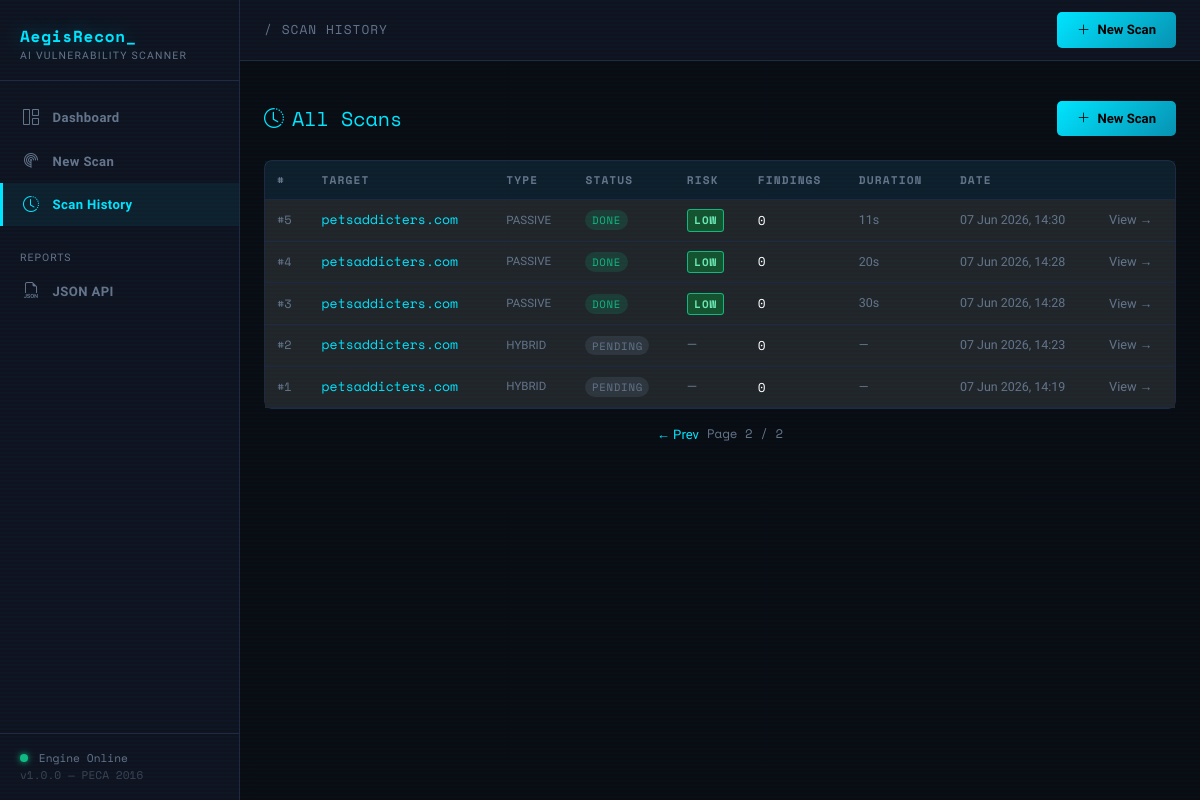
Page /history?page=2 on the committed database.
### models/scan.py (models this page shows, shortened)
class ScanTarget(db.Model):
    __tablename__ = "scan_targets"
    id             = db.Column(db.Integer, primary_key=True)
    target         = db.Column(db.String(255), nullable=False)   # domain / IP
    scan_type      = db.Column(db.String(20), default="hybrid")  # passive|active|hybrid
    status         = db.Column(db.String(20), default="pending") # pending|running|done|error
    created_at     = db.Column(db.DateTime, default=datetime.utcnow)
    completed_at   = db.Column(db.DateTime, nullable=True)
    error_message  = db.Column(db.Text, nullable=True)
    findings    = db.relationship("ScanFinding",  backref="scan", lazy="dynamic", cascade="all, delete-orphan")
    risk_score  = db.relationship("RiskScore",    backref="scan", uselist=False,  cascade="all, delete-orphan")
    recon_data  = db.relationship("ReconData",    backref="scan", uselist=False,  cascade="all, delete-orphan")
    report      = db.relationship("ScanReport",   backref="scan", uselist=False,  cascade="all, delete-orphan")
    def duration_seconds(self):
        if self.completed_at and self.created_at:
            return int((self.completed_at - self.created_at).total_seconds())
        return None

class RiskScore(db.Model):
    __tablename__ = "risk_scores"
    id                   = db.Column(db.Integer, primary_key=True)
    scan_id              = db.Column(db.Integer, db.ForeignKey("scan_targets.id"), nullable=False)
    overall_score        = db.Column(db.Float, default=0.0)
    risk_level           = db.Column(db.String(20), default="info")  # critical|high|medium|low|info
    score_open_ports     = db.Column(db.Float, default=0.0)
    score_ssl            = db.Column(db.Float, default=0.0)
    score_headers        = db.Column(db.Float, default=0.0)
    score_cve            = db.Column(db.Float, default=0.0)
    score_services       = db.Column(db.Float, default=0.0)
    peca_min_pkr         = db.Column(db.BigInteger, default=0)
    peca_max_pkr         = db.Column(db.BigInteger, default=0)
    predictive_score_30d = db.Column(db.Float, default=0.0)
    breach_probability   = db.Column(db.Float, default=0.0)  # 0.0 – 1.0
    ai_summary           = db.Column(db.Text, nullable=True)
    ai_summary_ur        = db.Column(db.Text, nullable=True)   # Urdu translation
    created_at           = db.Column(db.DateTime, default=datetime.utcnow)

### app.py (the view)
    @app.route("/history")
    def history():
        page = request.args.get("page", 1, type=int)
        per_page = app.config["SCANS_PER_PAGE"]
        pagination = (
            ScanTarget.query
            .order_by(ScanTarget.created_at.desc())
            .paginate(page=page, per_page=per_page, error_out=False)
        )
        return render_template("history.html", pagination=pagination)

### templates/history.html (shortened to what this page needs)
{% extends "base.html" %}
{% block breadcrumb %}/ Scan History{% endblock %}
{% block content %}
<div class="d-flex justify-content-between align-items-center mb-4">
  <h5 style="font-family:var(--aegis-mono); color:var(--aegis-cyan); margin:0">
    <i class="bi bi-clock-history me-2"></i>All Scans
  </h5>
  <a href="{{ url_for('scan_bp.new_scan') }}" class="btn-aegis-primary" style="text-decoration:none;">
    <i class="bi bi-plus-lg me-1"></i> New Scan
  </a>
</div>
<div class="card-aegis">
  <div class="table-responsive">
    <table class="table table-aegis mb-0">
      <thead>
        <tr><th>#</th><th>Target</th><th>Type</th><th>Status</th><th>Risk</th><th>Findings</th><th>Duration</th><th>Date</th><th></th></tr>
      </thead>
      <tbody>
        {% for scan in pagination.items %}
        <tr>
          <td style="font-family:var(--aegis-mono); font-size:0.75rem; color:var(--aegis-muted);">#{{ scan.id }}</td>
          <td>
            <a href="{{ url_for('scan_detail', scan_id=scan.id) }}" style="color:var(--aegis-cyan); text-decoration:none; font-family:var(--aegis-mono); font-size:0.82rem;">{{ scan.target }}</a>
          </td>
          <td style="font-size:0.72rem; color:var(--aegis-muted); text-transform:uppercase;">{{ scan.scan_type }}</td>
          <td><span class="status-pill status-{{ scan.status }}">{{ scan.status }}</span></td>
          <td>{% if scan.risk_score %}<span class="severity-badge badge-{{ scan.risk_score.risk_level }}">{{ scan.risk_score.risk_level }}</span>{% else %}<span style="color:var(--aegis-muted)">—</span>{% endif %}</td>
          <td style="font-family:var(--aegis-mono); font-size:0.8rem;">{{ scan.findings.count() }}</td>
          <td style="font-size:0.78rem; color:var(--aegis-muted);">{% if scan.duration_seconds() %}{{ scan.duration_seconds() }}s{% else %}—{% endif %}</td>
          <td style="font-size:0.78rem; color:var(--aegis-muted);">{{ scan.created_at | datetimeformat }}</td>
          <td><a href="{{ url_for('scan_detail', scan_id=scan.id) }}" style="color:var(--aegis-muted); font-size:0.8rem; text-decoration:none;">View →</a></td>
        </tr>
        {% else %}
        <tr><td colspan="9" class="text-center" style="color:var(--aegis-muted); padding:2rem;">No scans yet.</td></tr>
        {% endfor %}
      </tbody>
    </table>
  </div>
</div>
{% if pagination.pages > 1 %}
<div class="d-flex justify-content-center mt-3 gap-2">
  {% if pagination.has_prev %}<a href="?page={{ pagination.prev_num }}" style="color:var(--aegis-cyan); text-decoration:none; font-size:0.82rem;">← Prev</a>{% endif %}
  <span style="font-family:var(--aegis-mono); font-size:0.78rem; color:var(--aegis-muted);">Page {{ pagination.page }} / {{ pagination.pages }}</span>
</div>
{% endif %}
{% endblock %}

### templates/base.html (style rules this page uses)
:root { --aegis-bg: #090c12; --aegis-surface: #0f1320; --aegis-border: #1e2840; --aegis-cyan: #00e5ff; --aegis-purple: #7c3aed; --aegis-green: #10b981; --aegis-red: #ef4444; --aegis-orange: #f59e0b; --aegis-yellow: #fbbf24; --aegis-muted: #64748b; --aegis-text: #e2e8f0; --aegis-mono: 'Space Mono', monospace; --aegis-sans: 'Sora', sans-serif; }
*, *::before, *::after { box-sizing: border-box; }
body { background: var(--aegis-bg); color: var(--aegis-text); font-family: var(--aegis-sans); min-height: 100vh; }
body::before { content: ""; position: fixed; inset: 0; background: repeating-linear-gradient( 0deg, transparent, transparent 2px, rgba(0,229,255,0.015) 2px, rgba(0,229,255,0.015) 4px ); pointer-events: none; z-index: 9999; }
.card-aegis { background: var(--aegis-surface); border: 1px solid var(--aegis-border); border-radius: 8px; }
.badge-low { background: #14532d; color: #6ee7b7; border: 1px solid #10b981; }
.severity-badge { font-family: var(--aegis-mono); font-size: 0.68rem; padding: 0.2em 0.6em; border-radius: 3px; text-transform: uppercase; letter-spacing: 0.08em; font-weight: 700; }
.table-aegis { font-size: 0.83rem; }
.table-aegis thead th { background: rgba(0,229,255,0.05); border-bottom: 1px solid var(--aegis-border); font-family: var(--aegis-mono); font-size: 0.7rem; text-transform: uppercase; letter-spacing: 0.1em; color: var(--aegis-muted); }
.table-aegis tbody tr { border-bottom: 1px solid var(--aegis-border); }
.table-aegis td, .table-aegis th { padding: 0.65rem 0.75rem; vertical-align: middle; }
.btn-aegis-primary { background: linear-gradient(135deg, var(--aegis-cyan) 0%, #0891b2 100%); color: #000; font-weight: 700; font-size: 0.82rem; border: none; border-radius: 5px; padding: 0.5rem 1.25rem; font-family: var(--aegis-sans); transition: opacity 0.2s, transform 0.15s; }
.status-pill { font-family: var(--aegis-mono); font-size: 0.67rem; padding: 0.18em 0.6em; border-radius: 20px; text-transform: uppercase; letter-spacing: 0.07em; }
.status-pending { background: rgba(100,116,139,0.2); color: var(--aegis-muted); }
.status-done { background: rgba(16,185,129,0.15); color: var(--aegis-green); }

### rows in the picture
ScanTarget: id "5", target "petsaddicters.com", scan_type "PASSIVE", status "DONE", risk_score.risk_level "LOW", findings.count "0", duration_seconds "11", created_at "07 Jun 2026, 14:30"
ScanTarget: id "4", target "petsaddicters.com", scan_type "PASSIVE", status "DONE", risk_score.risk_level "LOW", findings.count "0", duration_seconds "20", created_at "07 Jun 2026, 14:28"
ScanTarget: id "3", target "petsaddicters.com", scan_type "PASSIVE", status "DONE", risk_score.risk_level "LOW", findings.count "0", duration_seconds "30", created_at "07 Jun 2026, 14:28"
ScanTarget: id "2", target "petsaddicters.com", scan_type "HYBRID", status "PENDING", findings.count "0", created_at "07 Jun 2026, 14:23"
ScanTarget: id "1", target "petsaddicters.com", scan_type "HYBRID", status "PENDING", findings.count "0", created_at "07 Jun 2026, 14:19"

### other values in the picture
{{ pagination.page }} "2"
{{ pagination.pages }} "2"
